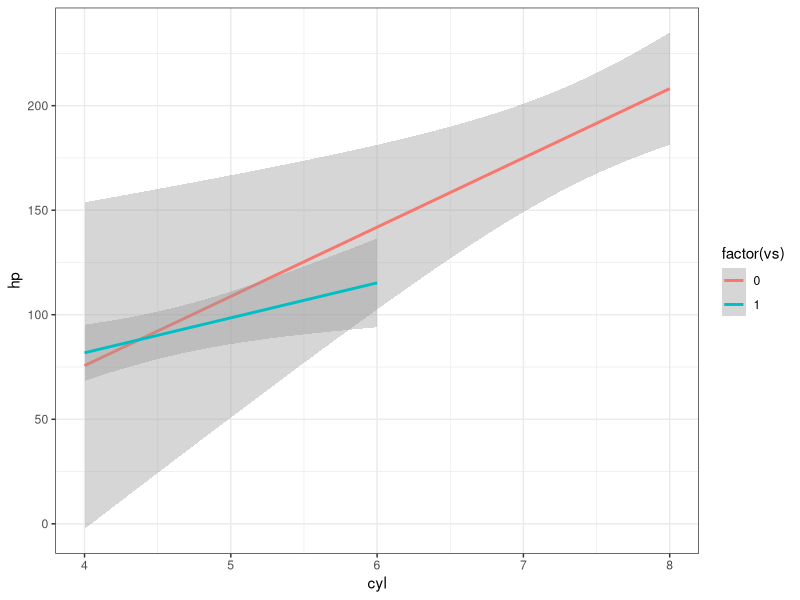

Write the R code that produced this figure.
# Now we can do something

library(tidyverse)

data_for_git <-mtcars

data_for_git

data_for_git %>% ggplot( aes(x = cyl, y= hp, color = factor(vs))) + geom_smooth(method ="lm") + theme_bw()


